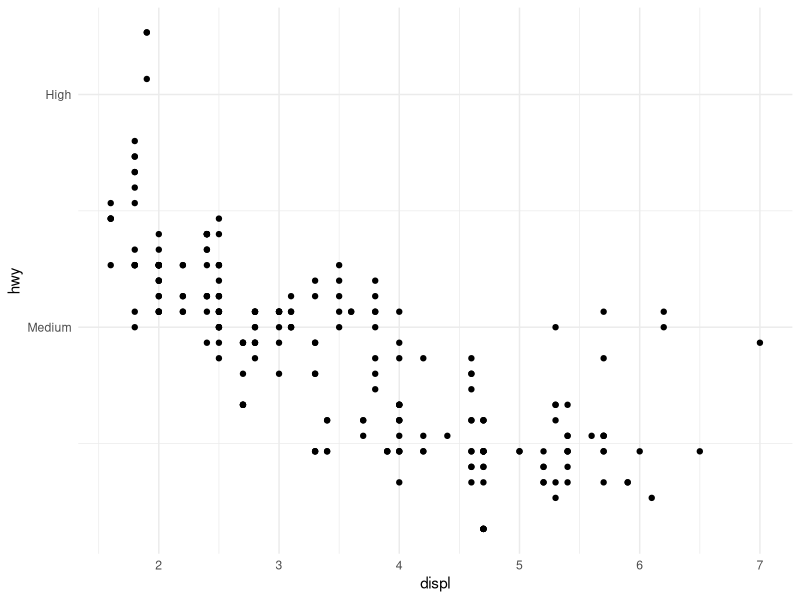
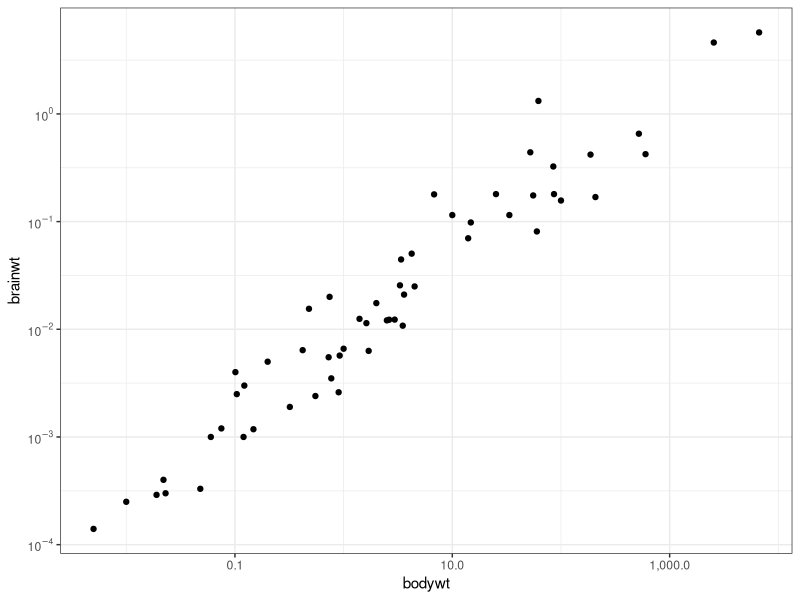
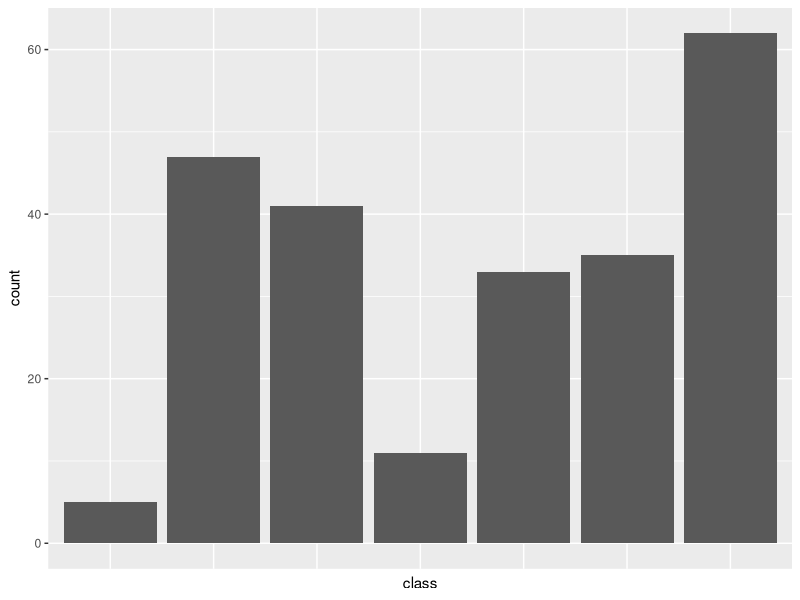

Here is the R script that generated these plots, in order:
## ---- chunk 1
library(tidyverse)
library(scales) # Essential for tick formatting
## ---- chunk 2
ggplot(mpg, aes(x = displ, y = hwy)) +
  geom_point() +
  scale_x_continuous(breaks = seq(1, 7, by = 1)) +
  scale_y_continuous(breaks = c(10, 25, 40), labels = c("Low", "Medium", "High")) +
  theme_minimal()
## ---- chunk 3
ggplot(msleep, aes(x = bodywt, y = brainwt)) +
  geom_point() +
  scale_x_log10(labels = label_comma()) +
  scale_y_log10(labels = label_log()) +
  theme_bw()
## ---- chunk 4
ggplot(mpg, aes(x = class)) +
  geom_bar() +
  theme(
    axis.text.x = element_blank(), # Hide x-axis text
    axis.ticks.x = element_blank() # Hide x-axis ticks
  )
